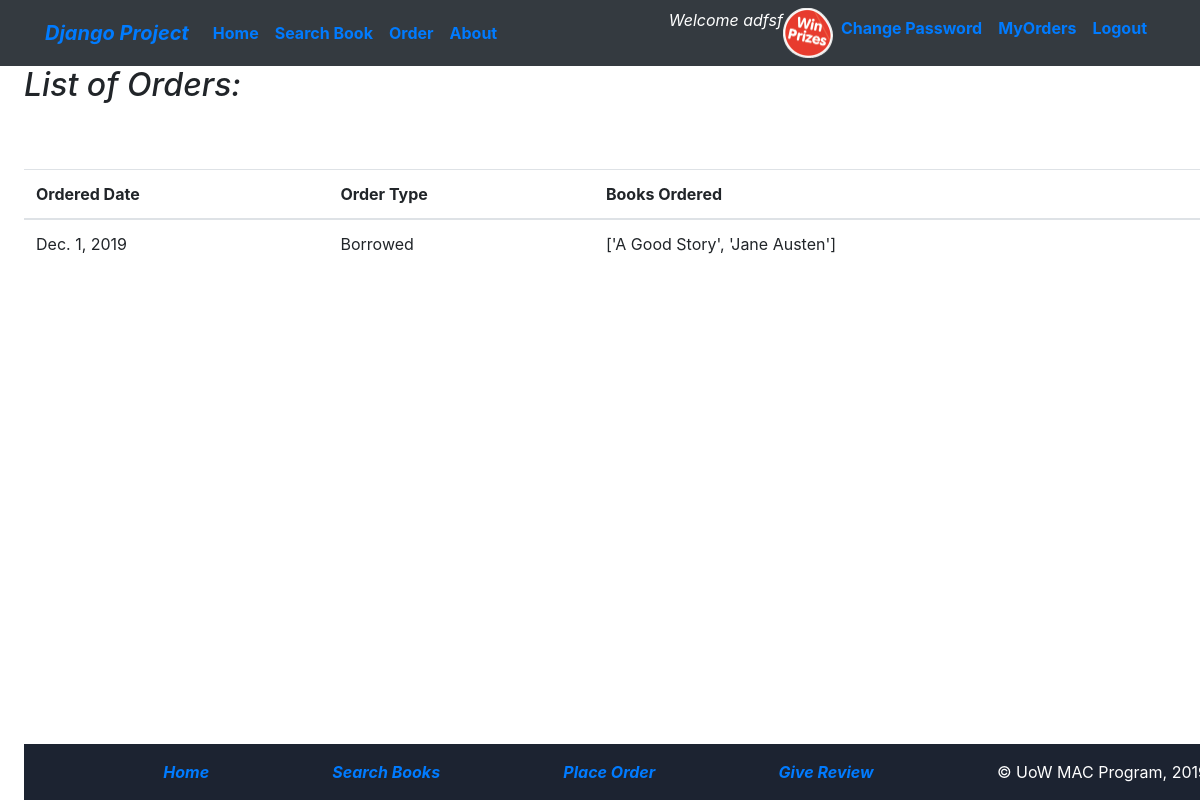
Screenshot of /myapp/myorders (signed in) with the database file from the repository.
### myapp/models.py (models this page shows, shortened)
class Member(User):
    STATUS_CHOICES = {
        (1, 'Regular member'),
        (2, 'Premium Member'),
        (3, 'Guest Member'),
    }
    status = models.IntegerField(choices=STATUS_CHOICES, default=1)
    address = models.CharField(max_length=300, blank=True)
    city = models.CharField(max_length=20, default='Windsor')
    province=models.CharField(max_length=2, default='ON')
    last_renewal = models.DateField(default=timezone.now)
    auto_renew = models.BooleanField(default=True)
    borrowed_books = models.ManyToManyField(Book, blank=True)
    avatar = models.FileField(upload_to='profile', help_text="Accepted format are .PNG, .JPEG, .JPG", blank=True, null=True)

class Order(models.Model):
    ORDER_CHOICES = [
        (0, 'Purchase'),
        (1, 'Borrow')
    ]
    books = models.ManyToManyField(Book)
    member = models.ForeignKey(Member, on_delete=models.CASCADE)
    order_type = models.IntegerField(choices=ORDER_CHOICES, default=1)
    order_date = models.DateField(default=timezone.now)
    def total_items(self):
        list1 = []
        for book in self.books.all():
            list1.append(book.title)
        return list1

class Book(models.Model):
    CATEGORY_CHOICES = [
        ('S', 'Science&Tech'),
        ('F', 'Fiction'),
        ('B', 'Biography'),
        ('T', 'Travel'),
        ('O', 'Other')
    ]
    title = models.CharField(max_length=200)
    category = models.CharField(max_length=1, choices=CATEGORY_CHOICES, default='S')
    num_pages = models.PositiveIntegerField(default=100)
    price = models.DecimalField(max_digits=10, decimal_places=2, validators=[maxvaluevalidator, minvaluevalidator])
    publisher = models.ForeignKey(Publisher, related_name='books', on_delete=models.CASCADE)
    description = models.TextField(blank=True)
    num_reviews = models.PositiveIntegerField(default=0)

### myapp/views.py (the view)
# urls.py: path(r'myorders', views.Myorders, name='myorders'),
@login_required
def Myorders(request):
    try:
        if Member.objects.get(id=request.user.id):
            if Order.objects.filter(member__id=request.user.id):
                orderlist = Order.objects.filter(member__id=request.user.id)
                return render(request, 'myapp/myorders.html', {'orderlist':orderlist})
            else:
                Member_err = "You have no orders to display"
                return render(request, 'myapp/myorders.html', {'Member_err': Member_err})
    except Member.DoesNotExist:
        Member_err = "You are not a registered client"
        return render(request, 'myapp/myorders.html', {'Member_err': Member_err})

### myapp/templates/myapp/myorders.html
{% extends 'myapp/base.html' %}
{% block body_block %}
    <body>
    {% if Member_err %}
        <h4><i>{{ Member_err }}</i></h4>
    {% else %}
        <h2><i>List of Orders:</i></h2>
        <br/>
        <div class="list-group">
        <table class="table">
          <thead>
            <tr>
              <th scope="col">Ordered Date</th>
              <th scope="col">Order Type</th>
              <th scope="col">Books Ordered</th>
            </tr>
          </thead>
          <tbody>
            {% for order  in orderlist %}
                <tr>
                <td>{{ order.order_date }}</td>
                {% if order.order_type == 1 %}
                    <td>Borrowed</td>
                {% else %}
                    <td>Purchased</td>
                {% endif %}
                <td>{{ order.total_items }}</td>
                </tr>
            {% endfor %}
        </div>
    {% endif %}
</body>
{% endblock %}

### myapp/templates/myapp/base.html (shortened to what this page needs)
<!DOCTYPE html>
{% load staticfiles %}
<html>
    <head>
        <link rel="stylesheet" href="https://stackpath.bootstrapcdn.com/bootstrap/4.1.3/css/bootstrap.min.css">
        <link rel="stylesheet" type="text/css" href="{% static 'myapp/style.css' %}" />
    </head>
        <nav class="navbar navbar-expand-sm bg-dark"
        {% block nav-style %}{% endblock %}">
            <div class="container p-none">
                <div class="navbar-header">
                    <a class="navbar-brand" href="{% url 'myapp:index' %}"><b><i>Django Project</i></b></a>
                </div>
                <div class="collapse navbar-collapse">
                    <ul class="nav navbar-nav navbar-right">
                        <li class="nav-item"><a class="nav-link" href="{% url 'myapp:index' %}"><b>Home</b></a></li>
                        <li class="nav-item"><a class="nav-link" href="{% url 'myapp:findbooks' %}"><b>Search Book</b></a></li>
                        <li class="nav-item"><a class="nav-link" href="{% url 'myapp:place_order' %}"><b>Order</b></a></li>
                        <li class="nav-item"><a class="nav-link" href="{% url 'myapp:about' %}"><b>About</b></a></li>
                    </ul>
                    <ul class="navbar-nav ml-auto">
                    {% if user.is_authenticated %}
                                <li class="nav-item"><i style="color:white">Welcome {{ user.first_name }} </i></li>
                                {% if user.member.avatar.url %}
                                    <li class="nav-item"><img src="{{ user.member.avatar.url}}" width = "50" height = "50"></li>
                                {% endif %}
                        <li class="nav-item"><a class='nav-link' href="{% url 'password_change' %}"><b>Change Password</b></a></li>
                                <li class="nav-item"><a class='nav-link' href="{% url 'myapp:myorders' %}"><b>MyOrders</b></a></li>
                                <li class="nav-item"><a class='nav-link' href="{% url 'myapp:logout' %}"><b>Logout</b></a></li>
                    {% else %}
                            <li class="nav-item"><a class= 'nav-link' href="{% url 'myapp:login' %}"><b>Login</b></a></li>
                            <li class="nav-item"><a class="nav-link" href="{% url 'myapp:register' %}"><b>Register</b></a></li>
                        {% endif %}
                       </ul>
                </div>
            </div>
        </nav>
    <body class="bodytag">
        <div class="bodycontent">
            {% block body_block %}*** {% endblock %}
        </div>
</body>
    <footer class="page-footer fixed bottom">
        <div class= "navbar navbar-inverse navbar-static-bottom" role="navigation">
            <div class= "navbar-text pull-right">
                <a href="{% url 'myapp:index' %}">
                    <b><i>Home</i></b></a>
            </div>
            <div class= "navbar-text pull-right">
                <a href="{% url 'myapp:findbooks' %}">
                    <b><i>Search Books</i></b></a>
            </div>
            <div class= "navbar-text pull-right">
                <a href="{% url 'myapp:place_order' %}">
                    <b><i>Place Order</i></b></a>
            </div>
            <div class= "navbar-text pull-right">
                <a href="{% url 'myapp:review' %}">
                    <b><i>Give Review</i></b></a>
            </div>
            <div class="navbar-text pull-left">
            &copy; UoW MAC Program, 2019
            </div>
        </div>
    </footer>
</html></html>

### myapp/static/myapp/style.css (style rules this page uses)
.bodytag { background-color: white; }
.bodycontent { padding-bottom: 5%; padding-left: 2%; }
.page-footer { color: white; background-color: #1C2331; position: fixed; bottom: 0; width: 100%; }
html,body { overflow-x: hidden; }

### rows the page displays
Order: order_date "Dec. 1, 2019", order_type "Borrowed", total_items "['A Good Story', 'Jane Austen']"

### other values shown
{{ user.first_name }} "adfsf"
